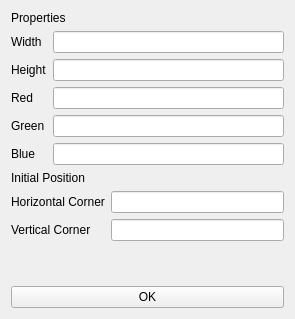
<?xml version="1.0" encoding="UTF-8"?>
<ui version="4.0">
 <class>Form</class>
 <widget class="QWidget" name="Form">
  <property name="geometry">
   <rect>
    <x>0</x>
    <y>0</y>
    <width>295</width>
    <height>319</height>
   </rect>
  </property>
  <property name="windowTitle">
   <string>Form</string>
  </property>
  <layout class="QVBoxLayout" name="verticalLayout">
   <item>
    <layout class="QFormLayout" name="propertiesForm">
     <item row="1" column="0">
      <widget class="QLabel" name="widthLabel_4">
       <property name="text">
        <string>Width</string>
       </property>
      </widget>
     </item>
     <item row="1" column="1">
      <widget class="QLineEdit" name="widthLineEdit_4"/>
     </item>
     <item row="2" column="0">
      <widget class="QLabel" name="heightLabel_4">
       <property name="text">
        <string>Height</string>
       </property>
      </widget>
     </item>
     <item row="2" column="1">
      <widget class="QLineEdit" name="heightLineEdit_4"/>
     </item>
     <item row="3" column="0">
      <widget class="QLabel" name="redLabel_4">
       <property name="text">
        <string>Red</string>
       </property>
      </widget>
     </item>
     <item row="3" column="1">
      <widget class="QLineEdit" name="redLineEdit_4"/>
     </item>
     <item row="4" column="0">
      <widget class="QLabel" name="greenLabel_4">
       <property name="text">
        <string>Green</string>
       </property>
      </widget>
     </item>
     <item row="4" column="1">
      <widget class="QLineEdit" name="greenLineEdit_4"/>
     </item>
     <item row="5" column="0">
      <widget class="QLabel" name="blueLabel_4">
       <property name="text">
        <string>Blue</string>
       </property>
      </widget>
     </item>
     <item row="5" column="1">
      <widget class="QLineEdit" name="blueLineEdit_4"/>
     </item>
     <item row="0" column="0" colspan="2">
      <widget class="QLabel" name="label">
       <property name="text">
        <string>Properties</string>
       </property>
      </widget>
     </item>
    </layout>
   </item>
   <item>
    <layout class="QFormLayout" name="positionForm">
     <item row="1" column="1">
      <widget class="QLineEdit" name="horizontalCornerLineEdit_3"/>
     </item>
     <item row="2" column="0">
      <widget class="QLabel" name="verticalCornerLabel_3">
       <property name="text">
        <string>Vertical Corner</string>
       </property>
      </widget>
     </item>
     <item row="2" column="1">
      <widget class="QLineEdit" name="verticalCornerLineEdit_3"/>
     </item>
     <item row="1" column="0">
      <widget class="QLabel" name="horizontalCornerLabel_3">
       <property name="text">
        <string>Horizontal Corner</string>
       </property>
      </widget>
     </item>
     <item row="0" column="0" colspan="2">
      <widget class="QLabel" name="label_2">
       <property name="text">
        <string>Initial Position</string>
       </property>
      </widget>
     </item>
    </layout>
   </item>
   <item>
    <layout class="QHBoxLayout" name="horizontalLayout">
     <item>
      <widget class="QPushButton" name="pushButton">
       <property name="text">
        <string>OK</string>
       </property>
      </widget>
     </item>
    </layout>
   </item>
  </layout>
 </widget>
 <resources/>
 <connections/>
</ui>
